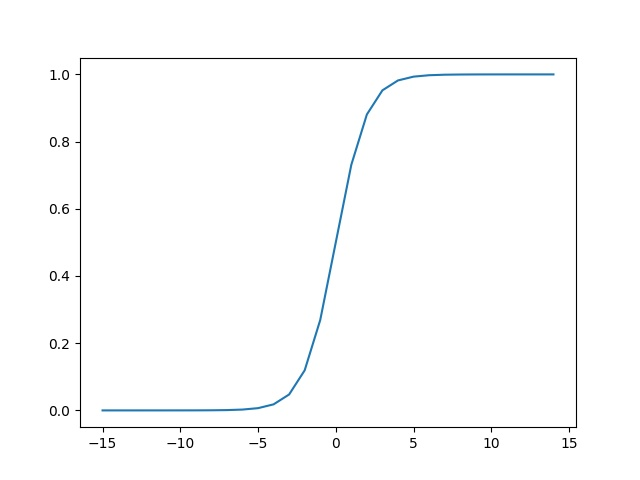

Write Python code to recreate this figure.
import matplotlib
import matplotlib.pyplot as plt
matplotlib.use('Agg')
from math import exp




#define the function of sigmoid
def sigmoid(x):
    return 1.0 / (1.0 + exp(-x))

#input data
data = [x for x in range(-15, 15)]

#calculate the function
output = [sigmoid(x) for x in data]

#plot the graph
plt.plot(data, output)
plt.savefig('sigmoid.jpg')
